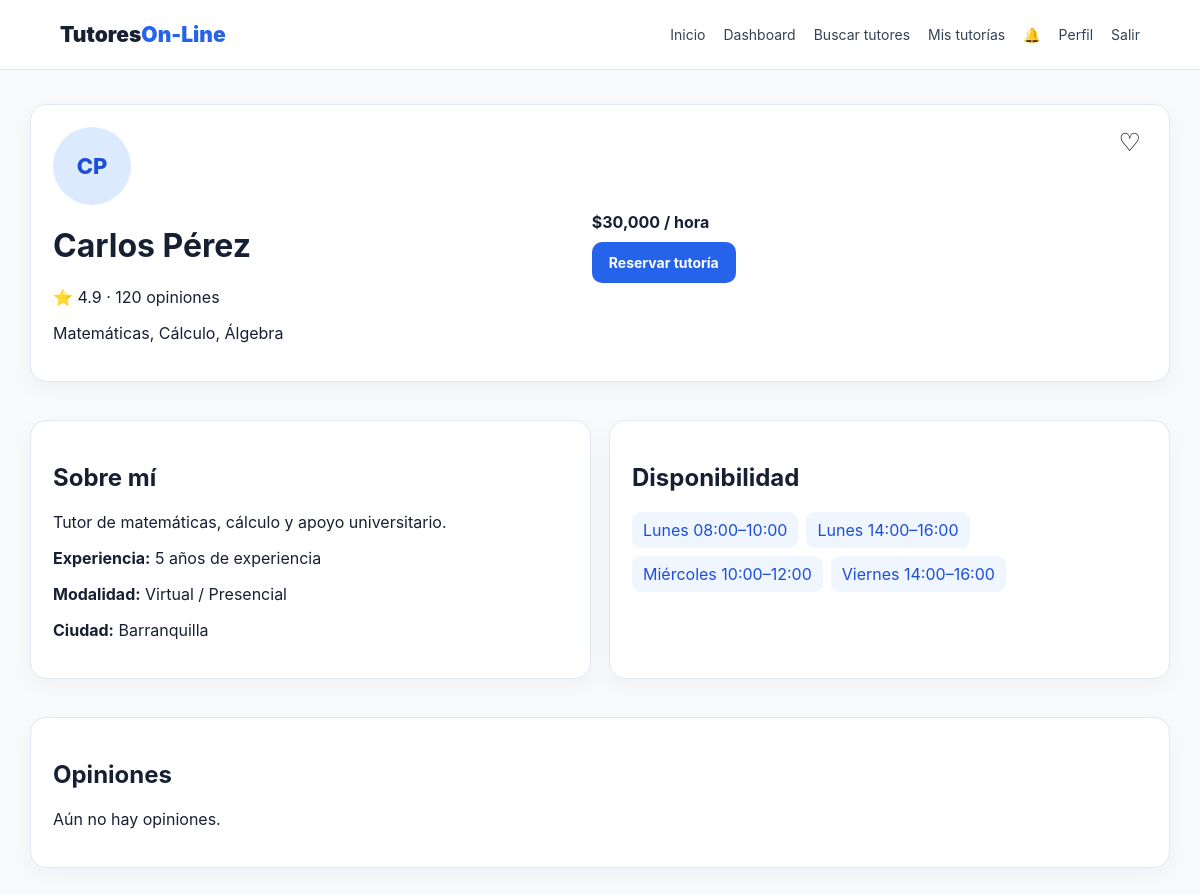
Page /tutor/1 (signed in) on the committed database.
### tables this page shows
CREATE TABLE usuarios(
      id INTEGER PRIMARY KEY AUTOINCREMENT, nombre TEXT NOT NULL, apellido TEXT NOT NULL,
      correo TEXT UNIQUE NOT NULL, password TEXT NOT NULL,
      rol TEXT NOT NULL CHECK(rol IN ('estudiante','tutor','admin')),
      ciudad TEXT DEFAULT '', nivel TEXT DEFAULT '', foto TEXT DEFAULT '', activo INTEGER DEFAULT 1,
      creado_en TEXT DEFAULT CURRENT_TIMESTAMP);

CREATE TABLE tutores(
      id INTEGER PRIMARY KEY AUTOINCREMENT, usuario_id INTEGER UNIQUE NOT NULL,
      descripcion TEXT DEFAULT '', experiencia TEXT DEFAULT '', precio_hora REAL DEFAULT 0,
      modalidad TEXT DEFAULT 'Virtual', ciudad TEXT DEFAULT '', calificacion REAL DEFAULT 0,
      total_calificaciones INTEGER DEFAULT 0, verificado INTEGER DEFAULT 1,
      FOREIGN KEY(usuario_id) REFERENCES usuarios(id) ON DELETE CASCADE);

CREATE TABLE disponibilidad(id INTEGER PRIMARY KEY AUTOINCREMENT, tutor_id INTEGER NOT NULL,
      dia TEXT NOT NULL, hora_inicio TEXT NOT NULL, hora_fin TEXT NOT NULL,
      FOREIGN KEY(tutor_id) REFERENCES tutores(id) ON DELETE CASCADE);

### app.py (the view)
@app.route('/tutor/<int:tutor_id>')
@login_required
@role_required('estudiante')
def perfil_tutor(tutor_id):
    c=db(); t=c.execute('''SELECT t.*,u.nombre,u.apellido,u.correo,u.ciudad ciudad_usuario,
      GROUP_CONCAT(m.nombre, ', ') materias FROM tutores t JOIN usuarios u ON u.id=t.usuario_id
      LEFT JOIN tutor_materia tm ON tm.tutor_id=t.id LEFT JOIN materias m ON m.id=tm.materia_id WHERE t.id=? GROUP BY t.id''',(tutor_id,)).fetchone()
    if not t: c.close(); flash('Tutor no encontrado.','danger'); return redirect(url_for('tutores'))
    slots=c.execute('SELECT * FROM disponibilidad WHERE tutor_id=? ORDER BY id',(tutor_id,)).fetchall()
    reviews=c.execute('''SELECT c.*,u.nombre,u.apellido FROM calificaciones c JOIN usuarios u ON u.id=c.estudiante_id WHERE c.tutor_id=? ORDER BY c.id DESC LIMIT 8''',(tutor_id,)).fetchall()
    fav=c.execute('SELECT 1 FROM favoritos WHERE estudiante_id=? AND tutor_id=?',(session['usuario_id'],tutor_id)).fetchone(); c.close()
    return render_template('perfil_tutor.html',t=t,slots=slots,reviews=reviews,favorito=bool(fav))

### app.py (called while the page is built)
def db():
    c = sqlite3.connect(DATABASE)
    c.row_factory = sqlite3.Row
    c.execute('PRAGMA foreign_keys = ON')
    return c

def login_required(f):
    @wraps(f)
    def wrap(*a,**kw):
        if not session.get('usuario_id'):
            flash('Debes iniciar sesión para continuar.','warning'); return redirect(url_for('login'))
        return f(*a,**kw)
    return wrap

def role_required(*roles):
    def deco(f):
        @wraps(f)
        def wrap(*a,**kw):
            if session.get('rol') not in roles:
                flash('No tienes permisos para acceder a esta sección.','danger'); return redirect(url_for('dashboard'))
            return f(*a,**kw)
        return wrap
    return deco

@app.context_processor
def inject_globals():
    count=0
    if session.get('usuario_id'):
        c=db(); count=c.execute('SELECT COUNT(*) FROM notificaciones WHERE usuario_id=? AND leida=0',(session['usuario_id'],)).fetchone()[0]; c.close()
    return {'notification_count':count, 'today':date.today().isoformat()}

### templates/perfil_tutor.html
{% extends 'base.html' %}{% block title %}Perfil del tutor{% endblock %}{% block content %}<div class="card"><button class="favorite" onclick="toggleFavorite({{t['id']}},this)">{% if favorito %}❤️{% else %}♡{% endif %}</button><div class="grid two" style="align-items:center"><div><div class="avatar big">{{t['nombre'][0]}}{{t['apellido'][0]}}</div><h1>{{t['nombre']}} {{t['apellido']}}</h1><p>⭐ {{t['calificacion']}} · {{t['total_calificaciones']}} opiniones</p><p>{{t['materias']}}</p></div><div><strong class="price">${{'{:,.0f}'.format(t['precio_hora'])}} / hora</strong><a class="btn primary" href="{{url_for('reservar',tutor_id=t['id'])}}">Reservar tutoría</a></div></div></div><section class="section grid two"><div class="card"><h2>Sobre mí</h2><p>{{t['descripcion']}}</p><p><b>Experiencia:</b> {{t['experiencia']}}</p><p><b>Modalidad:</b> {{t['modalidad']}}</p><p><b>Ciudad:</b> {{t['ciudad'] or t['ciudad_usuario']}}</p></div><div class="card"><h2>Disponibilidad</h2><div class="slots">{% for s in slots %}<span class="slot">{{s['dia']}} {{s['hora_inicio']}}–{{s['hora_fin']}}</span>{% else %}<p>El tutor aún no ha publicado horarios.</p>{% endfor %}</div></div></section><section class="card"><h2>Opiniones</h2>{% for r in reviews %}<div style="border-bottom:1px solid #e5e7eb;padding:12px 0"><b>{{r['nombre']}} {{r['apellido']}}</b> · ⭐ {{r['puntuacion']}}<p>{{r['comentario']}}</p></div>{% else %}<p>Aún no hay opiniones.</p>{% endfor %}</section>{% endblock %}

### static/css/style.css (style rules this page uses)
* { box-sizing:border-box }
body { margin:0;font-family:Inter,Arial,sans-serif;background:#f8fafc;color:#172033 }
.navbtn,.btn.primary { background:#2563eb!important;color:#fff!important }
.btn { display:inline-block;padding:12px 17px;border:0;border-radius:10px;text-decoration:none;font-weight:700;cursor:pointer;font-size:14px }
.card,.hero-card,.auth-card,.filter-box,.tutor-card,.stat,.searchbox { background:#fff;border:1px solid #e2e8f0;border-radius:16px;padding:22px;box-shadow:0 7px 24px #0f172a0b }
.avatar { width:48px;height:48px;border-radius:50%;display:grid;place-items:center;background:#dbeafe;color:#1d4ed8;font-weight:800 }
.avatar.big { width:78px;height:78px;font-size:22px }
.grid { display:grid;gap:18px }
.two { grid-template-columns:repeat(2,1fr) }
.section { margin:38px 0 }
.price { display:block;margin:10px 0 }
.favorite { float:right;border:0;background:none;font-size:25px;cursor:pointer }
.slots { display:flex;flex-wrap:wrap;gap:8px }
.slot { padding:8px 11px;background:#eff6ff;color:#1d4ed8;border-radius:9px }

### rows in the picture
usuarios: nombre "Carlos", apellido "Pérez"
tutores: calificacion "4.9", total_calificaciones "120", precio_hora "30,000", descripcion "Tutor de matemáticas, cálculo y apoyo universitario.", experiencia "5 años de experiencia", modalidad "Virtual / Presencial", ciudad "Barranquilla"
disponibilidad: dia "Lunes", hora_inicio "08:00", hora_fin "10:00"
disponibilidad: dia "Lunes", hora_inicio "14:00", hora_fin "16:00"
disponibilidad: dia "Miércoles", hora_inicio "10:00", hora_fin "12:00"
disponibilidad: dia "Viernes", hora_inicio "14:00", hora_fin "16:00"

### other values in the picture
{{ t['nombre'][0] }} "C"
{{ t['apellido'][0] }} "P"
{{ t['materias'] }} "Matemáticas, Cálculo, Álgebra"
